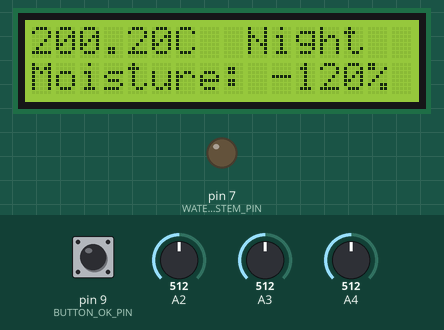
The sketch below on a simulated Arduino Uno, built with avr-gcc and run on an emulated ATmega328P. Shown: 16×2 character LCD, output pins drawn as LEDs (lit = HIGH). The test bench sets the inputs (shaded band); at power-on: A2 = 512, A4 = 512, A3 = 512, pin 9 (BUTTON_OK_PIN) HIGH.

Above: at 2.2 s.
2.3 s: A2 set to 166
3.8 s: A2 set to 136
At 5.0 s:
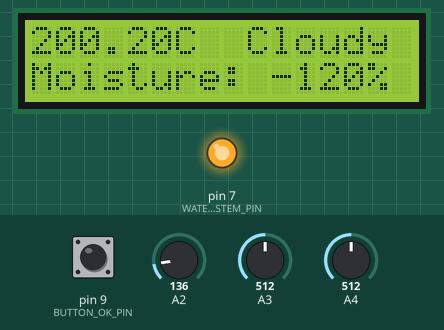
5.3 s: A4 set to 704
At 6.0 s:
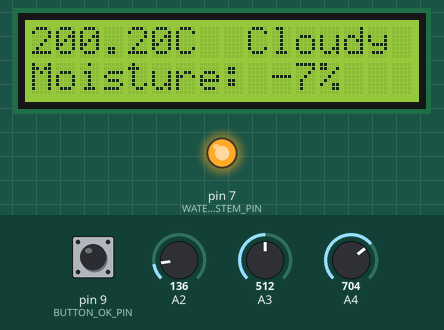
6.8 s: A4 set to 729
At 7.3 s:
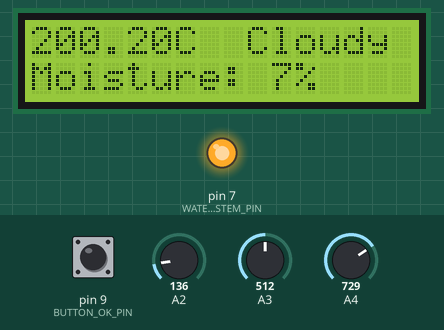
8.3 s: A3 set to 128
At 9.2 s:
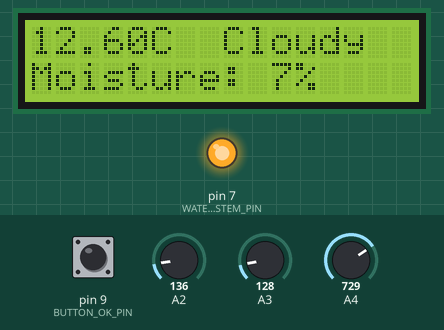
9.8 s: A3 set to 114
At 10.5 s:
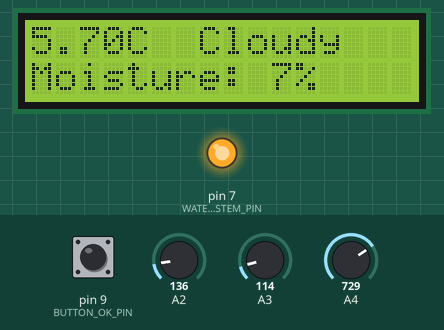
Timing chart, 0 to 12.3 s (numbered marks = the images above; inputs shaded):
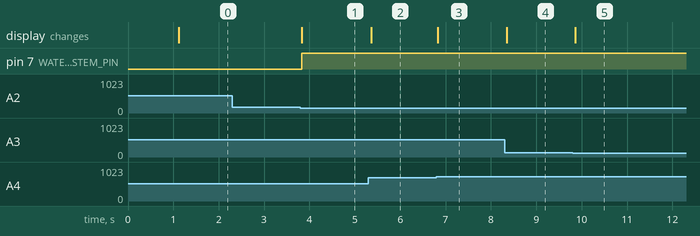

The sketch:

PolivnaSistema.ino
```cpp
#include <LiquidCrystal_I2C.h>


#define PHOTORESISTOR_PIN 2
#define TEMPERATURE_SENSOR_PIN 3
#define SOIL_MOISTURE_SENSOR_PIN 4

#define BUTTON_MINUS_PIN 10
#define BUTTON_OK_PIN 9
#define BUTTON_PLUS_PIN 8

#define WATERING_SYSTEM_PIN 7


class TemperatureSensor
{
  public:
  TemperatureSensor(int pin)
  : tempSensorPin(pin)
  {
  }


  float GetTemperature()
  {
    int temperatureValue = analogRead(tempSensorPin);
    float temperatureC = ConvertToTemperature(temperatureValue);
    return temperatureC;
  }

  private:
  float ConvertToTemperature(int value)
  {
    float voltage = value * (5.0 / 1023.0);
    float temperatureC = (voltage - 0.5) * 100.0;
    return temperatureC;
}

  int tempSensorPin;
};


class PhotoResistor
{
  public:
  PhotoResistor(int pin)
  : photoResistorPin(pin)
  {
  }

  int GetLight()
  {
    return analogRead(photoResistorPin);
  }

  String GetLightLevelString()
  {
    int lightValue = GetLight();

    if (lightValue <= 80)
    {
      return "Sunny";
    }
    else if (lightValue <= 150)
    {
      return "Cloudy";
    }
    else
    {
      return "Night";
    }
  }


  bool IsDay()
  {
    return (GetLight() <= 150);
  }

  bool IsNight()
  {
    return !IsDay();
  }


  private:
  int photoResistorPin;
};

class SoilMoistureSensor
{
  public:
    static const int MinMoisture;
    static const int MaxMoisture;

    SoilMoistureSensor(int pin)
    : soilMoistureSensorPin(pin)
    {
    }

    int GetMoistureLevel()
    {
      return analogRead(soilMoistureSensorPin);
    }

    int CalculateMoisturePercentage()
    {
      return MoistureLevelToPercentage(GetMoistureLevel());
    }

    static int MoistureLevelToPercentage(int level)
    {
      return MapValue(level, MinMoisture, MaxMoisture, 0, 100);
    }

    static int MoisturePercentageToLevel(int percentage)
    {
      return MapValue(percentage, 0, 100, MinMoisture, MaxMoisture);
    }

  private:
    static int MapValue(int value, int inMin, int inMax, int outMin, int outMax)
    {
      return (value - inMin) * (outMax - outMin) / (inMax - inMin) + outMin;
    }
  int soilMoistureSensorPin;
};
const int SoilMoistureSensor::MinMoisture = 716;
const int SoilMoistureSensor::MaxMoisture = 886;


class Button
{
  public:
  Button(int pin)
    :buttonPin(pin)
  {
  }

  void Init()
  {
    pinMode(buttonPin, INPUT_PULLUP);
  }

  bool IsClicked()
  {
    return (digitalRead(buttonPin) == 0);
  }
  private:
  int buttonPin;
};


class WateringSystem
{
  public:
  WateringSystem(int pin)
  :wateringSystemPin(pin)
  {
  }

  void Init()
  {
    pinMode(wateringSystemPin, OUTPUT);
  }

  void TurnOn()
  {
    digitalWrite(wateringSystemPin,HIGH);
  }

  void TurnOff()
  {
    digitalWrite(wateringSystemPin,LOW);
  }

  private:
  int wateringSystemPin;
};

//DISPLAY DATA PIN  - 19
//DISPLAY CLOCK PIN - 18
LiquidCrystal_I2C lcd(0x27,16,2);
PhotoResistor photoResistor(PHOTORESISTOR_PIN);
TemperatureSensor temperatureSensor(TEMPERATURE_SENSOR_PIN);
SoilMoistureSensor soilMoistureSensor(SOIL_MOISTURE_SENSOR_PIN);
WateringSystem wateringSystem(WATERING_SYSTEM_PIN);

Button minusButton(BUTTON_MINUS_PIN);
Button okButton(BUTTON_OK_PIN);
Button plusButton(BUTTON_PLUS_PIN);

enum class Tab
{
  Main = 0,
  MoistureLevel,
  DayTime,
  Count
};
const int TAB_COUNT = static_cast<int>(Tab::Count);


Tab selectedTab = Tab::Main;
bool selectedDayTime = true;
int selectedMoisturePercentage = 25;

void setup()
{
  	minusButton.Init();
  	okButton.Init();
  	plusButton.Init();

    wateringSystem.Init();

    lcd.init();
    lcd.backlight();
  	lcd.setCursor(0, 0);
    lcd.print("Polivna Sistema");
  	delay(1000);
  	lcd.clear();
}

void MainTab()
{
   	lcd.setCursor(0, 0);
  	float temperature = roundf(temperatureSensor.GetTemperature() * 10) / 10.0;
  	int moisturePercentage = soilMoistureSensor.CalculateMoisturePercentage();
    lcd.print(temperature);
  	lcd.print("C  ");


    lcd.print(photoResistor.GetLightLevelString());
  	lcd.print(" ");
    lcd.setCursor(0, 1);
    //lcd.print(photoResistor.GetLight());
  	lcd.print("Moisture: ");
  	lcd.print(moisturePercentage);
  	lcd.print("%  ");
}


void MoistureLevelTab()
{
  lcd.setCursor(0, 0);
  lcd.print("Select Moisture:");
  lcd.setCursor(0, 1);
  lcd.print(selectedMoisturePercentage);
  lcd.print("%  ");

  if(minusButton.IsClicked())
  {
    selectedMoisturePercentage = max(0,min(selectedMoisturePercentage-1,100));
    delay(50);
  }
  else if(plusButton.IsClicked())
  {
    selectedMoisturePercentage = max(0,min(selectedMoisturePercentage+1,100));
    delay(50);
  }
}

void DayTimeTab()
{
  lcd.setCursor(0, 0);
  lcd.print("Select DayTime:");
  lcd.setCursor(0, 1);
  lcd.print(selectedDayTime?"Day":"Night");
  lcd.print("  ");
  if(minusButton.IsClicked() || plusButton.IsClicked())
  {
    selectedDayTime = !selectedDayTime;
    delay(50);
  }
}

void waterIfNeeded()
{
  int moisturePercentage = soilMoistureSensor.CalculateMoisturePercentage();
  bool isDay = photoResistor.IsDay();

  if(isDay == selectedDayTime && (moisturePercentage <= selectedMoisturePercentage))
    wateringSystem.TurnOn();
  else
    wateringSystem.TurnOff();
}

void loop()
{
  if(selectedTab == Tab::Main) MainTab();
  else if(selectedTab == Tab::MoistureLevel) MoistureLevelTab();
  else if(selectedTab == Tab::DayTime) DayTimeTab();

  if(okButton.IsClicked())
  {
    lcd.clear();
    selectedTab = static_cast<Tab>((static_cast<int>(selectedTab) + 1) % TAB_COUNT);
    delay(50);
  }

  waterIfNeeded();
}
```

Measured:
- the behaviour switches between 151 and 150 on A2 (found by bisection; images 0 and 1)
- after the input at 2.3 s, every drawn part: stays the same
- after the input at 3.8 s, pin 7 (WATERING_SYSTEM_PIN): LOW → HIGH at once; the display: changes at once (image 1)
- after the input at 5.3 s, the display: changes after 0.06 s (image 2)
- after the input at 6.8 s, the display: changes at once (image 3)
- after the input at 8.3 s, the display: changes after 0.05 s (image 4)
- after the input at 9.8 s, the display: changes after 0.05 s (image 5)
